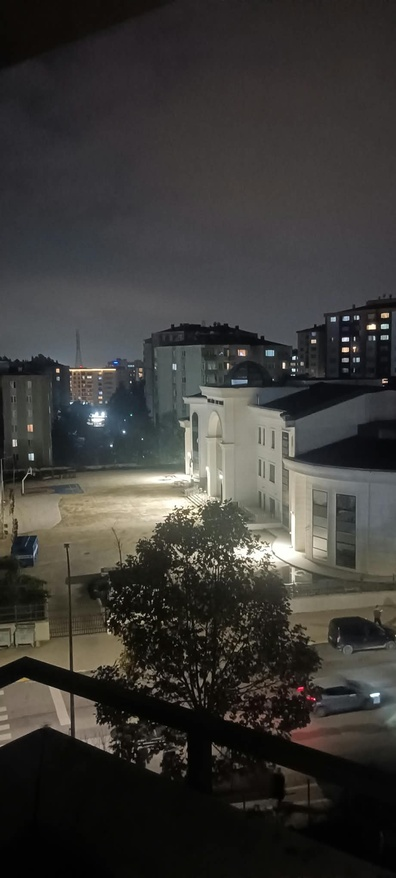
#> input picture data/raw/Picture 1.jpeg, 396 x 878 px, shrunk from 920 x 2040 before the run; its folder holds 4 pictures in this run
$ python main.py
#> lines starting #> are read from the running program, lines starting #| are printed output that depends on the picture; after the words box and inside, x2 and y2 are one past the last pixel; in counts of white or black regions, pixels touching at a corner belong together
### src/warping.py
import cv2
import numpy as np


# [31 lines left out: function project_points, not called in this run]


def project_image(img: np.ndarray, focal_length: float, mode: int = 1) -> tuple[np.ndarray, np.ndarray]:
    """C++-accelerated inverse projection via cv2.remap."""
    h, w = img.shape[:2]
    if mode == 0:
        return img.copy(), np.full((h, w), 255, dtype=np.uint8)

    cx, cy = w / 2.0, h / 2.0
    y_i, x_i = np.indices((h, w), dtype=np.float32)
    u = (x_i - cx) / focal_length
    v = (y_i - cy) / focal_length

    if mode == 1:  # Cylindrical Outward (Convex / Barrel)
        map_x = focal_length * np.tan(u) + cx
        map_y = focal_length * (v / np.cos(u)) + cy
    elif mode == 2:  # Cylindrical Inward (Concave Ribbon)
        map_x = focal_length * np.tan(u) + cx
        map_y = focal_length * (v * np.cos(u)) + cy
    elif mode == 3:  # Spherical
        map_x = focal_length * np.tan(u) + cx
        map_y = focal_length * (np.tan(v) / np.cos(u)) + cy
    elif mode == 4:  # Stereographic (Circular)
        r = np.sqrt(u**2 + v**2)
        theta = 2.0 * np.arctan(r / 2.0)
        scale = np.where(r > 1e-6, np.tan(theta) / r, 1.0)
        map_x = focal_length * u * scale + cx
        map_y = focal_length * v * scale + cy
    else:
        return img.copy(), np.full((h, w), 255, dtype=np.uint8)

    map_x = map_x.astype(np.float32)
    map_y = map_y.astype(np.float32)

    warped = cv2.remap(img, map_x, map_y, interpolation=cv2.INTER_LINEAR, borderMode=cv2.BORDER_CONSTANT)
    valid = (map_x >= 0) & (map_x < w - 1) & (map_y >= 0) & (map_y < h - 1)
    mask = (valid.astype(np.uint8)) * 255
    return warped, mask


def cylindrical_warp(img: np.ndarray, focal_length: float) -> tuple[np.ndarray, np.ndarray]:
    return project_image(img, focal_length, mode=1)

### src/features.py
import cv2
import numpy as np


def extract_and_match_features(
    img1: np.ndarray, img2: np.ndarray, ratio_thresh: float = 0.75
) -> tuple[np.ndarray, np.ndarray]:
    """Detects SIFT keypoints and filters matches using Lowe's ratio test."""
    gray1 = cv2.cvtColor(img1, cv2.COLOR_BGR2GRAY)
    gray2 = cv2.cvtColor(img2, cv2.COLOR_BGR2GRAY)

    sift = cv2.SIFT_create()
    kp1, des1 = sift.detectAndCompute(gray1, None)
    kp2, des2 = sift.detectAndCompute(gray2, None)

    bf = cv2.BFMatcher(cv2.NORM_L2)
    raw_matches = bf.knnMatch(des1, des2, k=2)

    good_src, good_dst = [], []
    for m, n in raw_matches:
        if m.distance < ratio_thresh * n.distance:
            good_src.append(kp1[m.queryIdx].pt)
            good_dst.append(kp2[m.trainIdx].pt)

    return np.float32(good_src), np.float32(good_dst)

### src/homography.py
import random
import numpy as np


def _normalize_points(pts: np.ndarray) -> tuple[np.ndarray, np.ndarray]:
    centroid = np.mean(pts, axis=0)
    shifted = pts - centroid
    mean_dist = np.mean(np.linalg.norm(shifted, axis=1))
    scale = np.sqrt(2.0) / (mean_dist + 1e-8)

    T = np.array([
        [scale, 0.0, -scale * centroid[0]],
        [0.0, scale, -scale * centroid[1]],
        [0.0, 0.0, 1.0],
    ], dtype=np.float64)

    pts_h = np.hstack([pts, np.ones((len(pts), 1))])
    norm_pts = (T @ pts_h.T).T[:, :2]
    return norm_pts, T


def compute_homography_dlt(src_pts: np.ndarray, dst_pts: np.ndarray) -> np.ndarray:
    """Vectorized Normalized Direct Linear Transform (DLT)."""
    norm_src, T_src = _normalize_points(src_pts)
    norm_dst, T_dst = _normalize_points(dst_pts)

    n = len(norm_src)
    x, y = norm_src[:, 0], norm_src[:, 1]
    u, v = norm_dst[:, 0], norm_dst[:, 1]
    zeros = np.zeros(n, dtype=np.float64)
    ones = np.ones(n, dtype=np.float64)

    A = np.empty((2 * n, 9), dtype=np.float64)
    A[0::2] = np.column_stack([-x, -y, -ones, zeros, zeros, zeros, u * x, u * y, u])
    A[1::2] = np.column_stack([zeros, zeros, zeros, -x, -y, -ones, v * x, v * y, v])

    _, _, Vt = np.linalg.svd(A)
    H_norm = Vt[-1].reshape(3, 3)

    H = np.linalg.inv(T_dst) @ H_norm @ T_src
    return H / (H[2, 2] + 1e-12)


def ransac_homography(
    src_pts: np.ndarray,
    dst_pts: np.ndarray,
    iterations: int = 350,
    threshold: float = 4.0,
) -> tuple[np.ndarray, np.ndarray]:
    """Fast RANSAC with early stopping and vectorized DLT."""
    num_pts = len(src_pts)
    if num_pts < 4:
        raise ValueError("Need at least 4 matched keypoints for homography.")

    best_inliers = np.zeros(num_pts, dtype=bool)
    max_inliers = 0
    rng = random.Random(42)
    indices = list(range(num_pts))
    src_h = np.hstack([src_pts, np.ones((num_pts, 1))])
    thresh_sq = threshold * threshold
    early_stop = int(0.85 * num_pts)

    for _ in range(iterations):
        idx = rng.sample(indices, 4)
        H_cand = compute_homography_dlt(src_pts[idx], dst_pts[idx])

        proj_h = src_h @ H_cand.T
        denom = proj_h[:, 2:3]
        valid = np.abs(denom[:, 0]) > 1e-8
        proj = proj_h[:, :2] / np.where(valid[:, None], denom, 1.0)

        diff = proj - dst_pts
        inliers = valid & ((diff[:, 0] ** 2 + diff[:, 1] ** 2) < thresh_sq)
        count = int(np.sum(inliers))

        if count > max_inliers:
            max_inliers = count
            best_inliers = inliers
            if max_inliers >= early_stop:
                break

    best_H = compute_homography_dlt(src_pts[best_inliers], dst_pts[best_inliers])
    return best_H, best_inliers

### src/utils.py
import cv2
import numpy as np


def compute_canvas_bounds(shapes: list[tuple[int, int]], homographies: list[np.ndarray]) -> tuple[np.ndarray, tuple[int, int]]:
    """Computes unified bounding box and translation offset matrix for warped images."""
    all_corners = []
    for (h, w), H in zip(shapes, homographies):
        corners = np.array([[0, 0, 1], [w, 0, 1], [w, h, 1], [0, h, 1]], dtype=np.float64).T
        warped = H @ corners
        warped /= warped[2:3, :]
        all_corners.append(warped[:2, :].T)

    pts = np.vstack(all_corners)
    min_x, min_y = np.floor(pts.min(axis=0)).astype(int)
    max_x, max_y = np.ceil(pts.max(axis=0)).astype(int)

    T_offset = np.array([[1.0, 0.0, -min_x], [0.0, 1.0, -min_y], [0.0, 0.0, 1.0]], dtype=np.float64)
    canvas_size = (int(max_x - min_x), int(max_y - min_y))
    return T_offset, canvas_size


def crop_black_borders(img: np.ndarray) -> np.ndarray:
    """Trims outer zero-padded regions around the stitched panorama."""
    gray = cv2.cvtColor(img, cv2.COLOR_BGR2GRAY)
    coords = cv2.findNonZero(gray)
    if coords is None:
        return img
    x, y, w, h = cv2.boundingRect(coords)
    return img[y : y + h, x : x + w]

### src/blending.py
import cv2
import numpy as np


def match_exposure(src_img: np.ndarray, ref_img: np.ndarray, src_mask: np.ndarray, ref_mask: np.ndarray) -> np.ndarray:
    """Adjusts per-channel gain of src_img to match ref_img brightness in the overlap region."""
    overlap = (src_mask > 0) & (ref_mask > 0)
    if np.count_nonzero(overlap) < 50:
        return src_img

    corrected = src_img.astype(np.float32)
    ref_f = ref_img.astype(np.float32)

    for c in range(3):
        src_mean = float(np.mean(corrected[:, :, c][overlap]))
        ref_mean = float(np.mean(ref_f[:, :, c][overlap]))
        if src_mean > 5.0:
            gain = np.clip(ref_mean / src_mean, 0.72, 1.38)
            corrected[:, :, c] *= gain

    return np.clip(corrected, 0, 255).astype(np.uint8)


# [11 lines left out: function alpha_blend, not called in this run]


def multiband_blend(
    img1: np.ndarray, img2: np.ndarray, mask1: np.ndarray, mask2: np.ndarray, levels: int = 6
) -> np.ndarray:
    """
    Exposure-compensated Laplacian pyramid blending computed strictly inside the
    active union ROI (5x-10x faster on wide multi-image canvases) with soft seam masks.
    """
    img2_adj = match_exposure(img2, img1, mask2, mask1)

    union = ((mask1 > 0) | (mask2 > 0)).astype(np.uint8)
    coords = cv2.findNonZero(union)
    if coords is None:
        return img1

    x, y, w, h = cv2.boundingRect(coords)
    # Pad ROI to a multiple of 2^levels so pyrDown/pyrUp never lose alignment
    step = 1 << levels
    pad_w = (step - (w % step)) % step
    pad_h = (step - (h % step)) % step

    x2 = min(img1.shape[1], x + w + pad_w)
    y2 = min(img1.shape[0], y + h + pad_h)
    x1 = max(0, x2 - (w + pad_w))
    y1 = max(0, y2 - (h + pad_h))

    sub1 = img1[y1:y2, x1:x2].astype(np.float32)
    sub2 = img2_adj[y1:y2, x1:x2].astype(np.float32)
    m1 = mask1[y1:y2, x1:x2]
    m2 = mask2[y1:y2, x1:x2]

    d1 = cv2.distanceTransform((m1 > 0).astype(np.uint8), cv2.DIST_L2, 5)
    d2 = cv2.distanceTransform((m2 > 0).astype(np.uint8), cv2.DIST_L2, 5)

    # Smooth sigmoid-like transition mask instead of hard binary step (eliminates vertical seam lines)
    diff = (d1 - d2) / (np.maximum(d1 + d2, 1.0) * 0.35)
    seam_mask = np.clip(0.5 + 0.5 * np.tanh(diff), 0.0, 1.0).astype(np.float32)
    seam_mask[m2 == 0] = 1.0
    seam_mask[m1 == 0] = 0.0

    max_levels = min(levels, int(np.log2(max(min(sub1.shape[:2]), 8))) - 1)
    if max_levels < 1:
        out_sub = sub1 * seam_mask[..., None] + sub2 * (1.0 - seam_mask[..., None])
    else:
        gp_mask = [seam_mask]
        gp1 = [sub1]
        gp2 = [sub2]

        for _ in range(max_levels):
            gp_mask.append(cv2.pyrDown(gp_mask[-1]))
            gp1.append(cv2.pyrDown(gp1[-1]))
            gp2.append(cv2.pyrDown(gp2[-1]))

        lp1 = [gp1[-1]]
        lp2 = [gp2[-1]]
        for i in range(max_levels, 0, -1):
            size = (gp1[i - 1].shape[1], gp1[i - 1].shape[0])
            lp1.append(gp1[i - 1] - cv2.pyrUp(gp1[i], dstsize=size))
            lp2.append(gp2[i - 1] - cv2.pyrUp(gp2[i], dstsize=size))

        gp_mask.reverse()
        blended_pyr = [l1 * m[..., None] + l2 * (1.0 - m[..., None]) for l1, l2, m in zip(lp1, lp2, gp_mask)]

        out_sub = blended_pyr[0]
        for i in range(1, len(blended_pyr)):
            size = (blended_pyr[i].shape[1], blended_pyr[i].shape[0])
            out_sub = cv2.pyrUp(out_sub, dstsize=size) + blended_pyr[i]

    result = img1.copy()
    result[y1:y2, x1:x2] = np.clip(out_sub, 0, 255).astype(np.uint8)
    return result

### main.py
import argparse
from pathlib import Path
import cv2
import numpy as np

from src.features import extract_and_match_features
from src.homography import ransac_homography
from src.warping import cylindrical_warp
from src.blending import alpha_blend, multiband_blend
from src.utils import compute_canvas_bounds, crop_black_borders


def load_images(input_dir: Path) -> list[np.ndarray]:
    exts = {".jpg", ".jpeg", ".png", ".bmp"}
    paths = sorted([p for p in input_dir.iterdir() if p.suffix.lower() in exts])
    if len(paths) < 2:
        raise ValueError(f"Found {len(paths)} images in {input_dir}. Add at least 2 overlapping photos.")
    return [cv2.imread(str(p)) for p in paths]
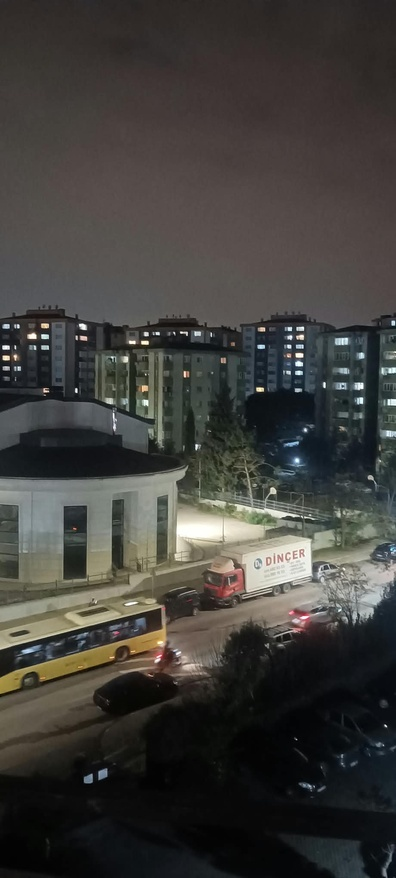
#> input picture data/raw/Picture 2.jpeg, 396 x 878 px, shrunk from 920 x 2040 before the run
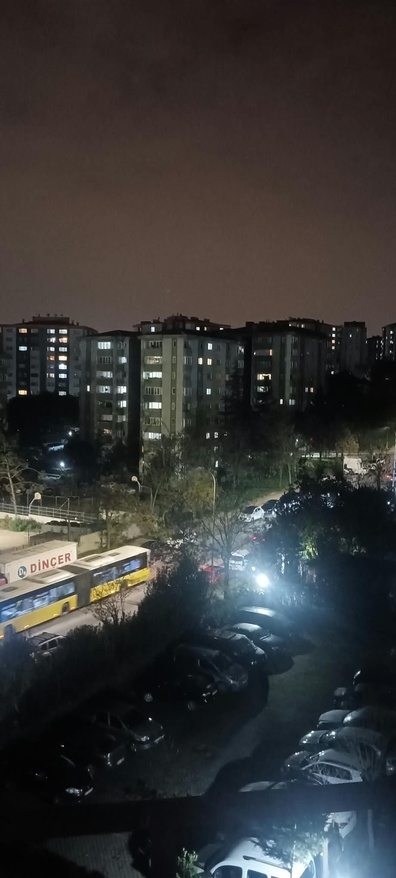
#> input picture data/raw/Picture 3.jpeg, 396 x 878 px, shrunk from 920 x 2040 before the run
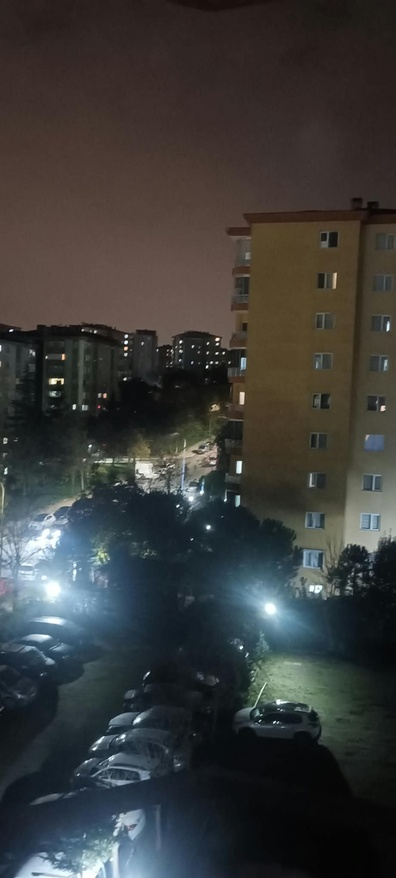
#> input picture data/raw/Picture 4.jpeg, 396 x 878 px, shrunk from 920 x 2040 before the run


def stitch_sequence(images: list[np.ndarray], blend_mode: str = "multiband", use_cylindrical: bool = True) -> np.ndarray:
    if use_cylindrical:
        focal = 0.85 * images[0].shape[1]
        warped_pairs = [cylindrical_warp(img, focal) for img in images]
        imgs = [w[0] for w in warped_pairs]
        masks = [w[1] for w in warped_pairs]
    else:
        imgs = images
        masks = [np.full(img.shape[:2], 255, dtype=np.uint8) for img in images]

    mid = len(imgs) // 2
    homographies = [np.eye(3, dtype=np.float64) for _ in imgs]

    for i in range(mid - 1, -1, -1):
        src_pts, dst_pts = extract_and_match_features(imgs[i], imgs[i + 1])
        H, _ = ransac_homography(src_pts, dst_pts)
        homographies[i] = homographies[i + 1] @ H

    for i in range(mid + 1, len(imgs)):
        src_pts, dst_pts = extract_and_match_features(imgs[i], imgs[i - 1])
        H, _ = ransac_homography(src_pts, dst_pts)
        homographies[i] = homographies[i - 1] @ H

    T_offset, canvas_size = compute_canvas_bounds([im.shape[:2] for im in imgs], homographies)

    canvas = np.zeros((canvas_size[1], canvas_size[0], 3), dtype=np.uint8)
    canvas_mask = np.zeros((canvas_size[1], canvas_size[0]), dtype=np.uint8)

    blend_fn = multiband_blend if blend_mode == "multiband" else alpha_blend

    for img, mask, H in zip(imgs, masks, homographies):
        M = T_offset @ H
        warped_img = cv2.warpPerspective(img, M, canvas_size)
        warped_mask = cv2.warpPerspective(mask, M, canvas_size)

        if np.any(canvas_mask > 0):
            canvas = blend_fn(canvas, warped_img, canvas_mask, warped_mask)
        else:
            canvas = warped_img
        canvas_mask = np.maximum(canvas_mask, warped_mask)

    return crop_black_borders(canvas)


if __name__ == "__main__":
    parser = argparse.ArgumentParser(description="Classical Panorama Stitching Pipeline")
    parser.add_argument("--input_dir", type=Path, default=Path("data/raw"))
    parser.add_argument("--output", type=Path, default=Path("data/output/panorama.jpg"))
    parser.add_argument("--blend", choices=["alpha", "multiband"], default="multiband")
    parser.add_argument("--no-cylindrical", action="store_true")
    args = parser.parse_args()

    imgs = load_images(args.input_dir)
#> imgs = 4 items
    pano = stitch_sequence(imgs, blend_mode=args.blend, use_cylindrical=not args.no_cylindrical)
#> in project_image, img is the input picture: shape (878, 396, 3); mean B, G, R 54.9, 58.1, 59.7
#> call 2 of project_image, with focal_length = 336.6, mode = 1
#> in project_image, img is the input picture: shape (878, 396, 3); mean B, G, R 59.6, 63, 64.6
#> in project_image (call 2), `valid = (map_x >= 0) & (map_x < w - 1) & (map_y >= 0) & (map_y < h - 1)`:
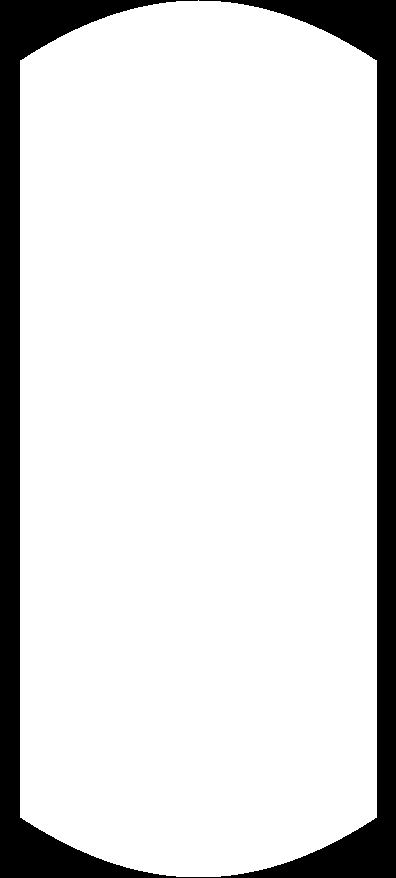
#> valid: shape (878, 396) bool; 85.9% white; 1 black region, box (x1, y1, x2, y2) and area: (0, 0, 396, 878) 49079
#> in project_image, img is the input picture: shape (878, 396, 3); mean B, G, R 53.9, 54.4, 54.8
#> in project_image, img is the input picture: shape (878, 396, 3); mean B, G, R 58, 59, 58.2
#> in stitch_sequence, `mid = len(imgs) // 2`: mid = 2
#> in stitch_sequence, `homographies = [np.eye(3, dtype=np.float64) for _ in imgs]`: homographies = [[[1, 0, 0], [0, 1, 0], [0, 0, 1]], [[1, 0, 0], [0, 1, 0], [0, 0, 1]], [[1, 0, 0], [0, 1, 0], [0, 0, 1]], [[1, 0, 0], [0, 1, 0], [0, 0, 1]]]
#> the loop in stitch_sequence, `for i in range(mid - 1, -1, -1):` made 2 passes
#> (raw_matches in extract_and_match_features, num_pts in ransac_homography, early_stop in ransac_homography) on pass 1: (1163 matches, 177, 150)
#> (raw_matches in extract_and_match_features, num_pts in ransac_homography, early_stop in ransac_homography) on pass 2: (1299 matches, 30, 25)
#> the loop in stitch_sequence, `for i in range(mid + 1, len(imgs)):` made 1 pass
#> i on pass 1: 3
#> the loop in compute_canvas_bounds, `for (h, w), H in zip(shapes, homographies):` made 4 passes
#> H on pass 3: [[1, 0, 0], [0, 1, 0], [0, 0, 1]]
#> the loop in stitch_sequence, `for img, mask, H in zip(imgs, masks, homographies):` made 4 passes
#> pass 1, in stitch_sequence, `warped_mask = cv2.warpPerspective(mask, M, canvas_size)`:
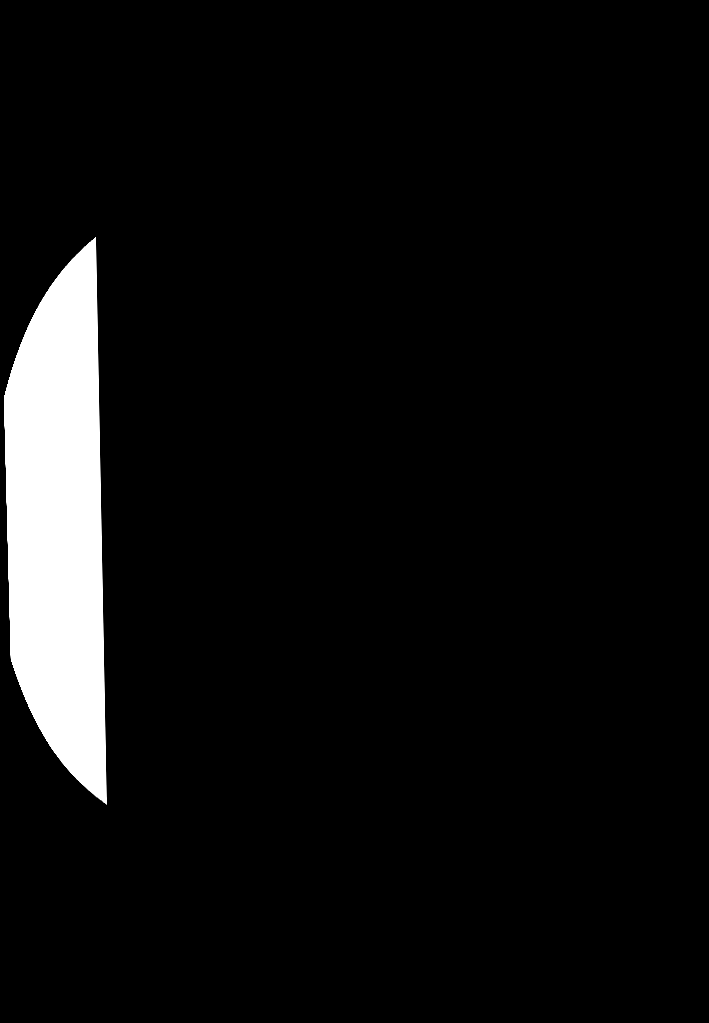
#> warped_mask: shape (1023, 709); min 0, max 255, mean 15.1
#> after the loop in stitch_sequence, `for img, mask, H in zip(imgs, masks, homographies):`:
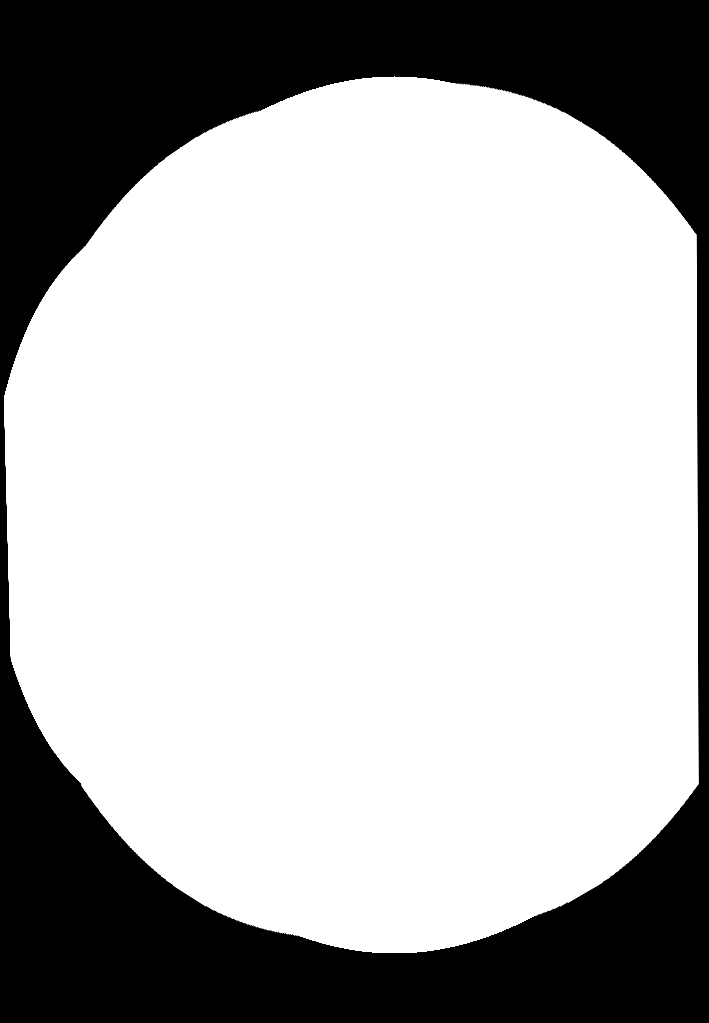
#> canvas_mask: shape (1023, 709); min 0, max 255, mean 179.3
#> in crop_black_borders, `return img[y : y + h, x : x + w]`:
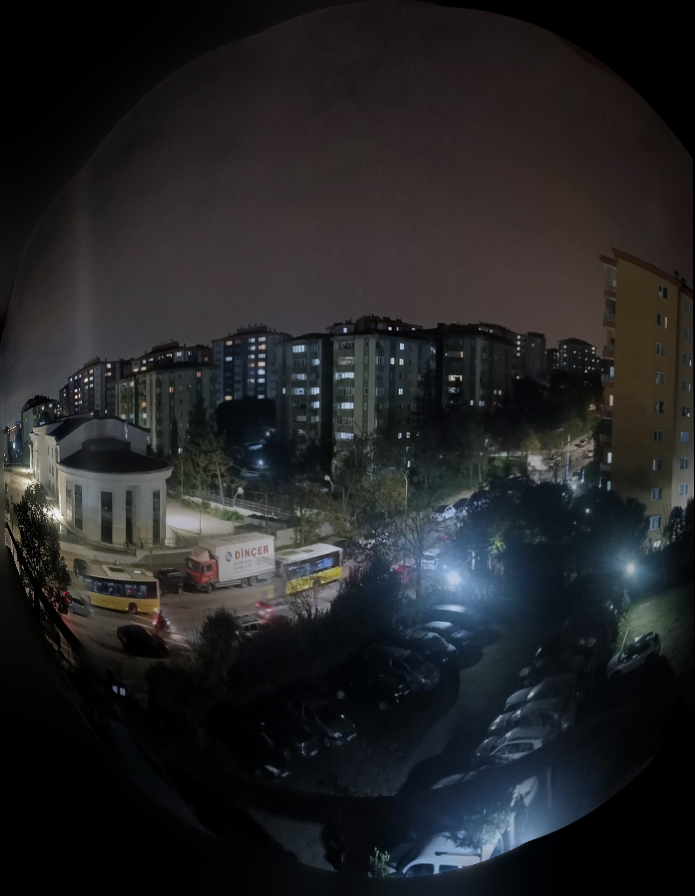
#> returned value: shape (896, 695, 3); mean of channels 0, 1, 2 37, 35.4, 35; drawn as B, G, R
    args.output.parent.mkdir(parents=True, exist_ok=True)
    cv2.imwrite(str(args.output), pano)
    print(f"Saved panorama ({pano.shape[1]}x{pano.shape[0]}) -> {args.output}")
#| Saved panorama (695x896) -> data/output/panorama.jpg
